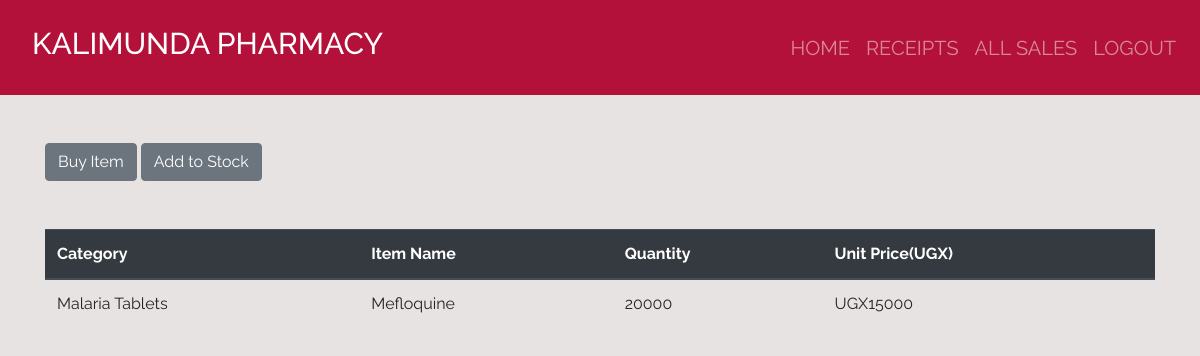
The app's page /home/2 (signed in) with its own data.
### dawa/models.py (models this page shows, shortened)
class Product(models.Model):
    category_name = models.ForeignKey(Category, on_delete=models.CASCADE, null=True, blank=True)
    item_name = models.CharField(max_length=50, null=True, blank=True)
    total_quantity = models.IntegerField(default=0, null=True, blank=True)
    issued_quantity = models.IntegerField(default=0, null=True, blank=True)
    recieved_quantity = models.IntegerField(default=0, null=True, blank=True)
    unit_price = models.IntegerField(default=0, null=True, blank=True)
    manufacturer = models.CharField(max_length=50, null=True, blank=True)
    brand = models.CharField(max_length=50, null=True, blank=True)

class Category(models.Model):
    name = models.CharField(max_length=50, null=True, blank=True)
    def __str__(self):  # here were are giving our..............
        return self.name

### dawa/views.py (the view)
# urls.py: path('home/<int:product_id>', views.product_details, name = 'product_detail'),
@login_required
def product_details(request, product_id):
    product = Product.objects.get(id = product_id)
    return render(request,'products/product_detail.html',{'product': product})

### templates/products/product_detail.html
{% extends 'products/base.html'%} {% block content%}
<br></br>
<div class = "container">
  <a href="{% url 'issue_item' product.id %}" ><input type="submit" value="Buy Item" class="btn btn-secondary" btn type="button"/></a>
  <a href="{% url 'add_to_stock' product.id %}" ><input type= "submit" value="Add to Stock" class="btn btn-secondary btn" type="button"/></a>
</div>
<br></br>
<div class = "container">
<table class="table">
  <thead class="thead-dark">
    <tr>
      <th scope="col">Category</th>
      <th scope="col">Item Name</th>
      <th scope="col">Quantity</th>
      <th scope="col">Unit Price(UGX)</th>
    </tr>
  </thead>
  <tbody>
    <tr>
      <td>{{product.category_name}}</td>
      <td>{{product.item_name}}</td>
      <td>{{product.total_quantity}}</td>
      <td>UGX{{product.unit_price}}</td>
    </tr>
  </tbody>
</table>
</div>
{% endblock %}

### dawa/static/css/main.css (style rules this page uses)
html,body { position: relative; overflow-x: hidden; background: url('/'); width: 100% !important; height: 100vh; display: table; position: relative; background-position: center; background-attachment: scroll; -o-background-size: cover; -moz-background-size: cover; -webkit-background-size: cover; background-size: cover; background-repeat: no-repeat; }
body { background-color: hsl(0, 8%, 90%); font-family: 'raleway'; }

### records on screen
Product: category_name "Malaria Tablets", item_name "Mefloquine", total_quantity "20000", unit_price "15000"
